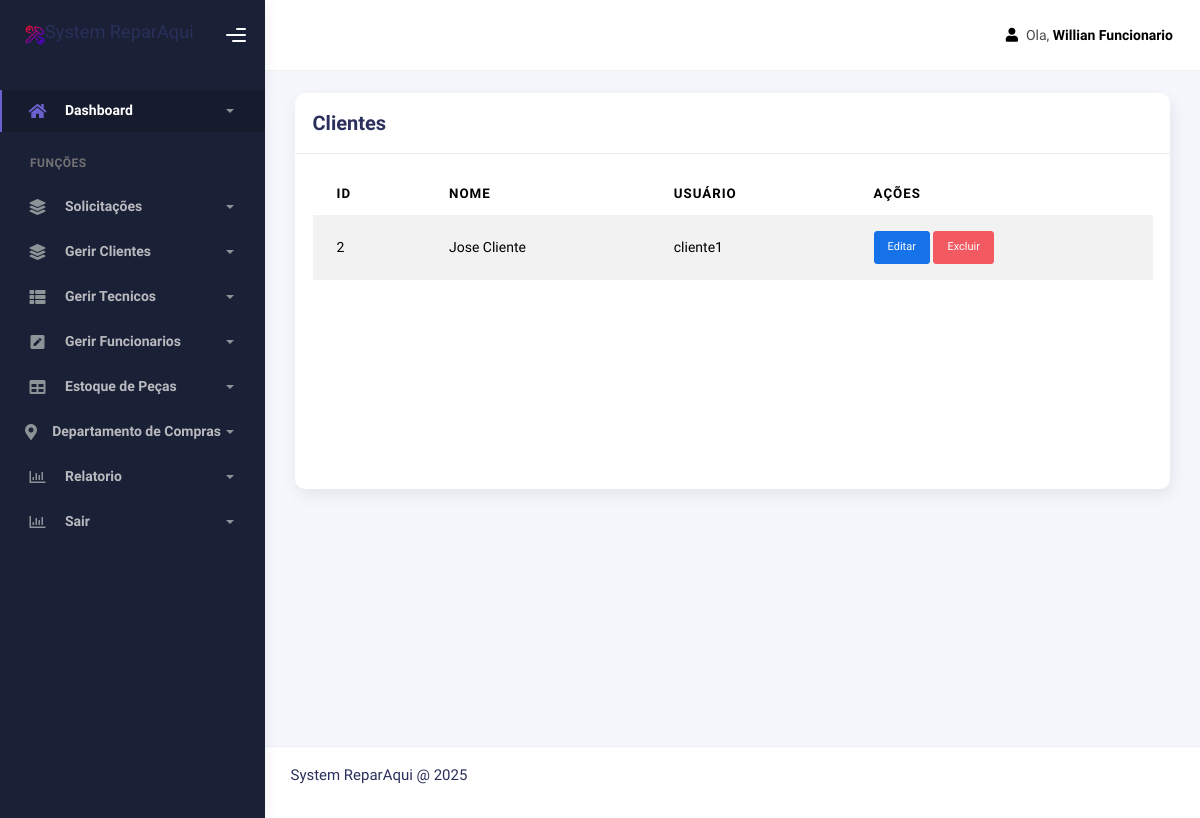
Screenshot of /admin-eng-mm/users/func/funcionario_ver_clientes.php (signed in) with the database file from the repository.
### tables this page shows
CREATE TABLE `users` (
  `id` int(11) NOT NULL,
  `username` varchar(50) NOT NULL,
  `password` varchar(255) NOT NULL,
  `papel` enum('cliente','funcionario','tecnico') DEFAULT NULL,
  `status` enum('disponivel','ocupado') DEFAULT NULL,
  `name` varchar(100) NOT NULL,
  `data_criacao` timestamp NOT NULL DEFAULT current_timestamp()
);

### admin-eng-mm/users/func/funcionario_ver_clientes.php (the view, shortened to what this page needs)
<?php
include '../../db/db.php';
$sql = "SELECT * FROM users WHERE papel = 'cliente' ORDER BY name";
$result = $conn->query($sql);
?>
<!DOCTYPE html>
<html lang="en">
  <head>
    <link rel="stylesheet" href="../../assets/css/bootstrap.min.css" />
    <link rel="stylesheet" href="../../assets/css/plugins.min.css" />
    <link rel="stylesheet" href="../../assets/css/kaiadmin.min.css" />
    <link rel="stylesheet" href="../../assets/css/demo.css" />
  </head>
  <body>
    <div class="wrapper">
      <div class="sidebar" data-background-color="dark">
        <div class="sidebar-logo">
          <div class="logo-header" data-background-color="dark">
            <a href="funcionario_dashboard.php" class="logo">
              <img
                src="../../assets/img/icon.png"
                alt="navbar brand"
                class="navbar-brand"
                height="20"
              />
              <h5>System ReparAqui</h5>
            </a>
            <div class="nav-toggle">
              <button class="btn btn-toggle toggle-sidebar">
                <i class="gg-menu-right"></i>
              </button>
            </div>
          </div>
        </div>
        <div class="sidebar-wrapper scrollbar scrollbar-inner">
          <div class="sidebar-content">
            <ul class="nav nav-secondary">
              <li class="nav-item active">
                <a
                  data-bs-toggle="collapse"
                  href="#dashboard"
                  class="collapsed"
                  aria-expanded="false"
                >
                  <i class="fas fa-home"></i>
                  <p>Dashboard</p>
                  <span class="caret"></span>
                </a>
              </li>
              <li class="nav-section">
                <h4 class="text-section">Funções</h4>
              </li>
              <li class="nav-item">
                <a data-bs-toggle="collapse" href="#solic">
                  <i class="fas fa-layer-group"></i>
                  <p>Solicitações</p>
                  <span class="caret"></span>
                </a>
              </li>
              <li class="nav-item">
                <a data-bs-toggle="collapse" href="#base">
                  <i class="fas fa-layer-group"></i>
                  <p>Gerir Clientes</p>
                  <span class="caret"></span>
                </a>
              </li>
              <li class="nav-item">
                <a data-bs-toggle="collapse" href="#sidebarLayouts">
                  <i class="fas fa-th-list"></i>
                  <p>Gerir Tecnicos</p>
                  <span class="caret"></span>
                </a>
              </li>
              <li class="nav-item">
                <a data-bs-toggle="collapse" href="#forms">
                  <i class="fas fa-pen-square"></i>
                  <p>Gerir Funcionarios</p>
                  <span class="caret"></span>
                </a>
              </li>
              <li class="nav-item">
                <a data-bs-toggle="collapse" href="#tables">
                  <i class="fas fa-table"></i>
                  <p>Estoque de Peças</p>
                  <span class="caret"></span>
                </a>
              </li>
              <li class="nav-item">
                <a data-bs-toggle="collapse" href="#maps">
                  <i class="fas fa-map-marker-alt"></i>
                  <p>Departamento de Compras</p>
                  <span class="caret"></span>
                </a>
              </li>
              <li class="nav-item">
                <a data-bs-toggle="collapse" href="#charts">
                  <i class="far fa-chart-bar"></i>
                  <p>Relatorio</p>
                  <span class="caret"></span>
                </a>
              </li>
              <li class="nav-item">
                <a data-bs-toggle="collapse" href="#sair">
                  <i class="far fa-chart-bar"></i>
                  <p>Sair</p>
                  <span class="caret"></span>
                </a>
              </li>
            </ul>
          </div>
        </div>
      </div>
      <div class="main-panel">
        <div class="main-header">
          <nav
            class="navbar navbar-header navbar-header-transparent navbar-expand-lg border-bottom"
          >
            <div class="container-fluid">
              <ul class="navbar-nav topbar-nav ms-md-auto align-items-center">
                <li class="nav-item topbar-user dropdown hidden-caret">
                  <a
                    class="dropdown-toggle profile-pic"
                    data-bs-toggle="dropdown"
                    href="#"
                    aria-expanded="false"
                  >
                     <div class="avatar-md">
                      <i class="fa fa-user"></i>
                    </div>
                    <span class="profile-username">
                      <span class="op-7">Ola, </span>
                      <span class="fw-bold"><?php echo $_SESSION['name']; ?></span>
                    </span>
                  </a>
                </li>
              </ul>
            </div>
          </nav>
        </div>
        <div class="container">
          <div class="page-inner">
          <div class="row">
              <div class="col-md-12">
                <div class="card">
                  <div class="card-header">
                    <div class="card-title"> Clientes</div>
                  </div>
                  <div class="card-body">
                    <div class="chart-container">
                        <table class="table table-hover table-striped">
                            <thead>
                                <tr>
                                    <th>ID</th>
                                    <th>Nome</th>
                                    <th>Usuário</th>
                                    <th>Ações</th>
                                </tr>
                            </thead>
                            <tbody>
                                <?php if ($result && $result->num_rows > 0): ?>
                                    <?php while($row = $result->fetch_assoc()): ?>
                                        <tr>
                                            <td><?php echo $row['id']; ?></td>
                                            <td><?php echo htmlspecialchars($row['name']); ?></td>
                                            <td><?php echo htmlspecialchars($row['username']); ?></td>
                                            <td>
                                                <a href="funcionario_edit_user.php?id=<?php echo $row['id']; ?>" class="btn btn-sm btn-primary">Editar</a>
                                                <a href="funcionario_apagar_cliente.php?id=<?php echo $row['id']; ?>" class="btn btn-sm btn-danger"
                                                onclick="return confirm('Tem certeza que deseja excluir este cliente?');">Excluir</a>
                                            </td>
                                        </tr>
                                    <?php endwhile; ?>
                                <?php else: ?>
                                    <tr><td colspan="4">Nenhum cliente encontrado.</td></tr>
                                <?php endif; ?>
                            </tbody>
                        </table>
                    </div>
                  </div>
                </div>
              </div>
            </div>
          </div>
        </div>
        <footer class="footer">
          <div class="container-fluid d-flex justify-content-between">
            <div class="copyright">
              <p>System ReparAqui @ 2025</p>
            </div>
          </div>
          </div>
      </div>
  </body>
</html>

### rows the page displays
users: id "2", name "Jose Cliente", username "cliente1"

### other values shown
$_SESSION['name'] "Willian Funcionario"
